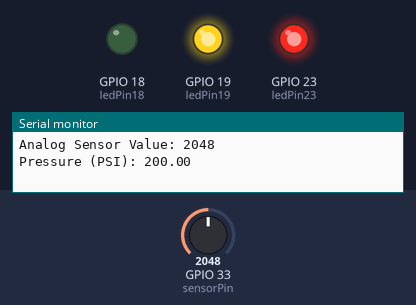
The sketch below on a simulated ESP32. Shown: output pins drawn as LEDs (lit = HIGH), the last lines printed to the serial monitor. The test bench sets the inputs (shaded band); at power-on: GPIO 33 (sensorPin) = 2048.

Above: at 1.8 s.
1.9 s: GPIO 33 (sensorPin) set to 12
3.4 s: GPIO 33 (sensorPin) set to 9
At 4.6 s:
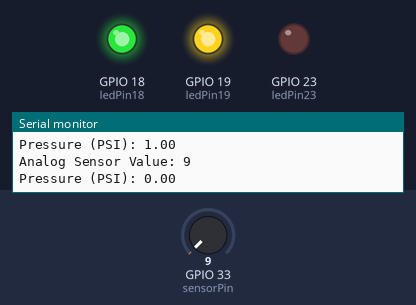
5.5 s: GPIO 33 (sensorPin) set to 491
At 7.2 s:
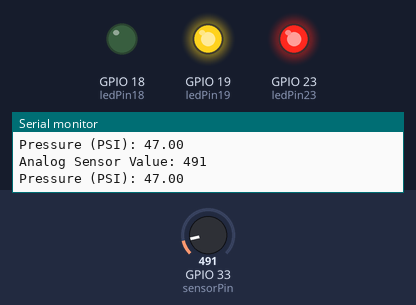
7.5 s: GPIO 33 (sensorPin) set to 0
At 8.9 s:
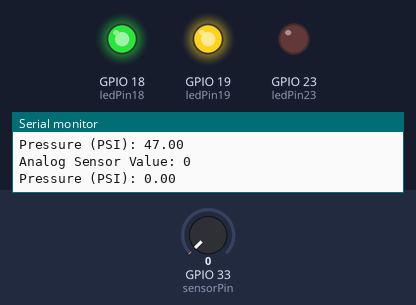
Timing chart, 0 to 10.5 s (numbered marks = the images above; inputs shaded):
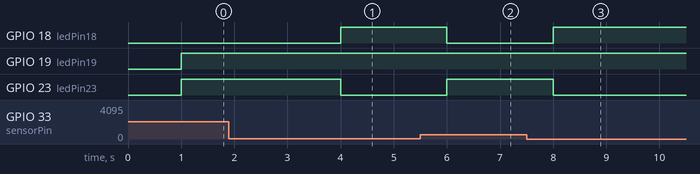

The sketch:

sketch.ino
```cpp
const int sensorPin = 33;
const int ledPin18 = 18;
const int ledPin23 = 23;
const int ledPin19 = 19;

float pressurePSI = 50;
int analogSensorValue = 0;
long previousMillisPressure = 0;
long previousMillisAnalog = 0;
const long intervalPressure = 1000;
const long intervalAnalog = 1000;

float readPressureSensor() {
  int sensorValue = analogRead(sensorPin);
  float pressure = map(sensorValue, 0, 1023, 0, 100);
  return pressure;
}

int readAnalogSensor() {
  return analogRead(sensorPin);
}

void setup() {
  Serial.begin(9600);
  pinMode(ledPin18, OUTPUT);
  pinMode(ledPin23, OUTPUT);
  pinMode(ledPin19, OUTPUT);
}

void loop() {
  long currentMillisAnalog = millis();
  if (currentMillisAnalog - previousMillisAnalog >= intervalAnalog) {
    previousMillisAnalog = currentMillisAnalog;
    analogSensorValue = readAnalogSensor();
    Serial.print("Analog Sensor Value: ");
    Serial.println(analogSensorValue);
  }

  long currentMillisPressure = millis();
  if (currentMillisPressure - previousMillisPressure >= intervalPressure) {
    previousMillisPressure = currentMillisPressure;

    pressurePSI = readPressureSensor();

    Serial.print("Pressure (PSI): ");
    Serial.println(pressurePSI);

    if (pressurePSI <= 0.0) {
      digitalWrite(ledPin23, LOW);
      digitalWrite(ledPin18, HIGH);
      digitalWrite(ledPin19, HIGH);
    } else {
      digitalWrite(ledPin23, HIGH);
      digitalWrite(ledPin18, LOW);
      digitalWrite(ledPin19, HIGH);
    }
  }
}
```

Measured:
- the behaviour switches between 11 and 10 on GPIO 33 (sensorPin) (found by bisection; images 0 and 1)
- after the input at 3.4 s, GPIO 18 (ledPin18): LOW → HIGH after 0.60 s; GPIO 23 (ledPin23): HIGH → LOW after 0.60 s
- after the input at 5.5 s, GPIO 18 (ledPin18): HIGH → LOW after 0.50 s; GPIO 23 (ledPin23): LOW → HIGH after 0.50 s
- after the input at 7.5 s, GPIO 18 (ledPin18): LOW → HIGH after 0.50 s; GPIO 23 (ledPin23): HIGH → LOW after 0.50 s
